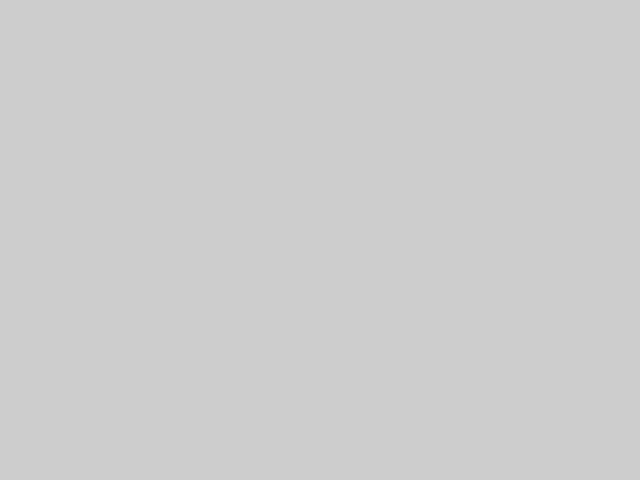
Frame 1 (no input)
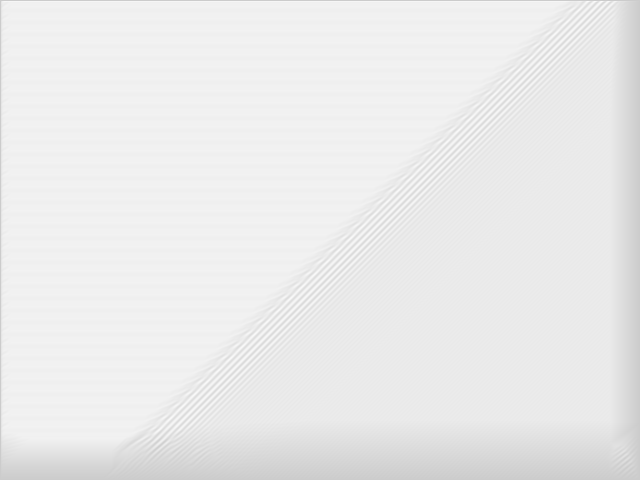
Frame 60 (the mouse pressed at the canvas centre just before this capture)
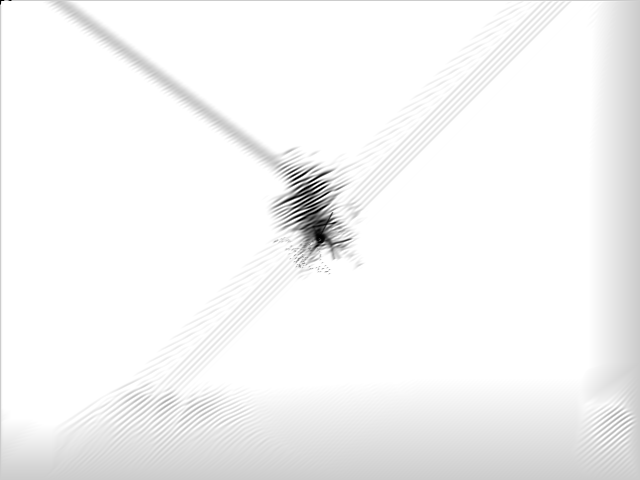
Frame 120 (the mouse held since frame 60 and released just before this capture)

The Processing sketch that drew these frames (run headless with seeded random() and noise(); from frame 60 on, the mouse is pressed at the canvas centre):

// Processing sketch: processing_9520
// ── processing_9520.pde

int[] pointsArrayX = new int[8];
int[] pointsArrayY = new int[8];
int a,b,c,d,e,f,g,h,i,j,k,l,m,n,o,p;

void setup() {
  size(640,480);
  frameRate(24);
  smooth();
}

void draw() {
  drawHandler();
  effects();
}

void drawHandler() {
  if (mousePressed==true) {
    mouseCapture();
    fillArray();
    drawPoints();
    drawLines();
    pointCloud();
  }
}

void drawPoints() {
  stroke(0);
  int strokeWeightNum = pointsArrayX.length;
  for (int i=0; i< pointsArrayX.length; i++) {
    strokeWeight(strokeWeightNum);
    point(pointsArrayX[i],pointsArrayY[i]);
    strokeWeightNum--;
  }
}

void drawLines() {
  stroke(0);
  int strokeWeightNum = pointsArrayX.length/2;
  for (int j = 0; j<pointsArrayX.length-1; j++) {
    strokeWeight(strokeWeightNum);
    line(pointsArrayX[j],pointsArrayY[j],pointsArrayX[j+1],pointsArrayY[j+1]);
    if (strokeWeightNum > 1) {
      strokeWeightNum--;
    }
  }
}

void pointCloud() {
  stroke(100);
  int a=mouseX;
  int b=mouseY;
  int spread=0;
  for (int i = 0; i<100; i++) {
    point(a,b);

    a += int(random(spread));
    a -= int(random(spread));
    b += int(random(spread));
    b -= int(random(spread));
    if (spread<5){
      spread++;
    }

  }
}

void mouseCapture() {
  a = mouseX;
  b = mouseY;
  c = pmouseX;
  d = pmouseY;
  e = c + int(random(1)) - int(random(1));
  f = d + int(random(1)) - int(random(1));
  g = e + int(random(2)) - int(random(2));
  h = f + int(random(2)) - int(random(2));
  i = g + int(random(4)) - int(random(4));
  j = h + int(random(4)) - int(random(4));
  k = i + int(random(8)) - int(random(8));
  l = j + int(random(8)) - int(random(8));
  m = k + int(random(16)) - int(random(16));
  n = l + int(random(16)) - int(random(16));
  o = m + int(random(32)) - int(random(32));
  p = n + int(random(32)) - int(random(32));
}

void fillArray() {
  pointsArrayX[0] = a;
  pointsArrayX[1] = c;
  pointsArrayX[2] = e;
  pointsArrayX[3] = g;
  pointsArrayX[4] = i;
  pointsArrayX[5] = k;
  pointsArrayX[6] = m;
  pointsArrayX[7] = o;
  pointsArrayY[0] = b;
  pointsArrayY[1] = d;
  pointsArrayY[2] = f;
  pointsArrayY[3] = h;
  pointsArrayY[4] = j;
  pointsArrayY[5] = l;
  pointsArrayY[6] = n;
  pointsArrayY[7] = p;
}

//--
float v = 1.0/9.0;  //original float v = 1.0/9.0;
float[][] kernel = {  
  {
    v*-1.1, v*-0.9, v                }
  , {
    v, v, v                }
  , {
    v, v*5, v                }  
};
PImage img = createImage(width, height, RGB);
//--
void effects() {
  img = get(0,0,width,height);
  img.loadPixels();

  //.....begin effects.............

  for (int y = 1; y < img.height-1; y++) { // Skip top and bottom edges
    for (int x = 1; x < img.width-1; x++) { // Skip left and right edges
      float sum = 1; // Kernel sum for this pixel
      for (int ky = -1; ky <= 1; ky++) {
        for (int kx = -1; kx <= 1; kx++) {
          // Calculate the adjacent pixel for this kernel point
          int pos = (y + ky)*width + (x + kx);
          // Image is grayscale, red/green/blue are identical
          float val = red(img.pixels[pos]);
          // Multiply adjacent pixels based on the kernel values
          sum += (kernel[ky+1][kx+1] * val);
        }
      }
      // For this pixel in the new image, set the gray value
      // based on the sum from the kernel
      img.pixels[y*img.width + x] = color(sum);
    }
  }
  // State that there are changes to img.pixels[]

  img.updatePixels();
  image(img, 0, 0); // Draw the new image
  //.....end effects.............
}
